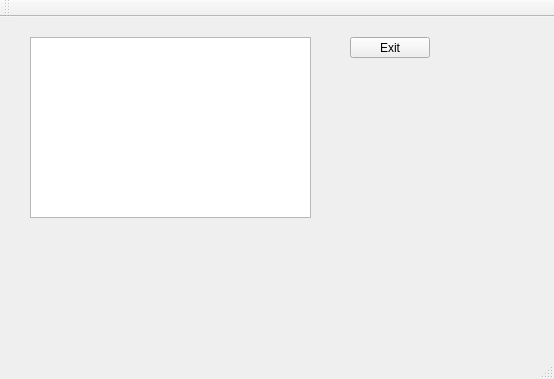
<?xml version="1.0" encoding="UTF-8"?>
<ui version="4.0">
 <class>MainWindow</class>
 <widget class="QMainWindow" name="MainWindow">
  <property name="geometry">
   <rect>
    <x>0</x>
    <y>0</y>
    <width>554</width>
    <height>379</height>
   </rect>
  </property>
  <property name="windowTitle">
   <string>MainWindow</string>
  </property>
  <widget class="QWidget" name="centralWidget">
   <widget class="QPlainTextEdit" name="plainTextEdit">
    <property name="geometry">
     <rect>
      <x>30</x>
      <y>20</y>
      <width>281</width>
      <height>181</height>
     </rect>
    </property>
   </widget>
   <widget class="QPushButton" name="buttonExit">
    <property name="geometry">
     <rect>
      <x>350</x>
      <y>20</y>
      <width>80</width>
      <height>21</height>
     </rect>
    </property>
    <property name="text">
     <string>Exit</string>
    </property>
   </widget>
  </widget>
  <widget class="QMenuBar" name="menuBar">
   <property name="geometry">
    <rect>
     <x>0</x>
     <y>0</y>
     <width>554</width>
     <height>20</height>
    </rect>
   </property>
  </widget>
  <widget class="QToolBar" name="mainToolBar">
   <attribute name="toolBarArea">
    <enum>TopToolBarArea</enum>
   </attribute>
   <attribute name="toolBarBreak">
    <bool>false</bool>
   </attribute>
  </widget>
  <widget class="QStatusBar" name="statusBar"/>
 </widget>
 <layoutdefault spacing="6" margin="11"/>
 <resources/>
 <connections/>
</ui>
